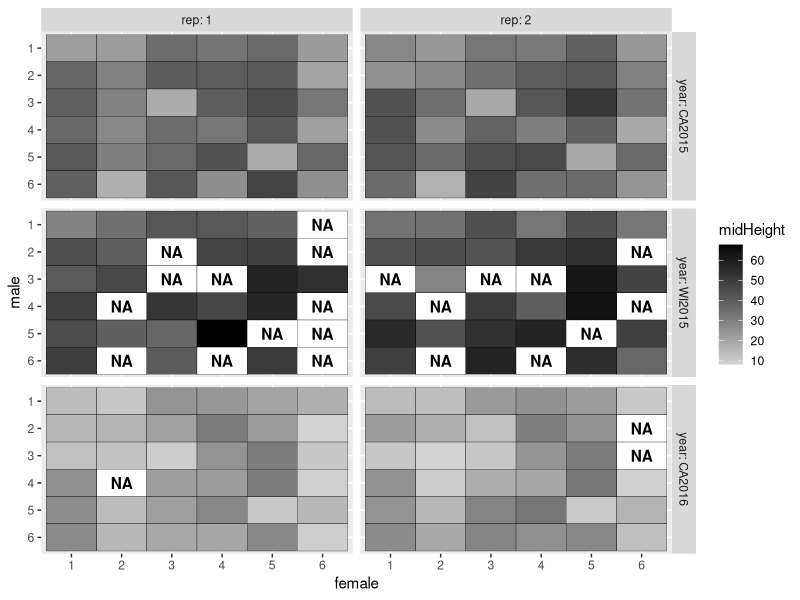
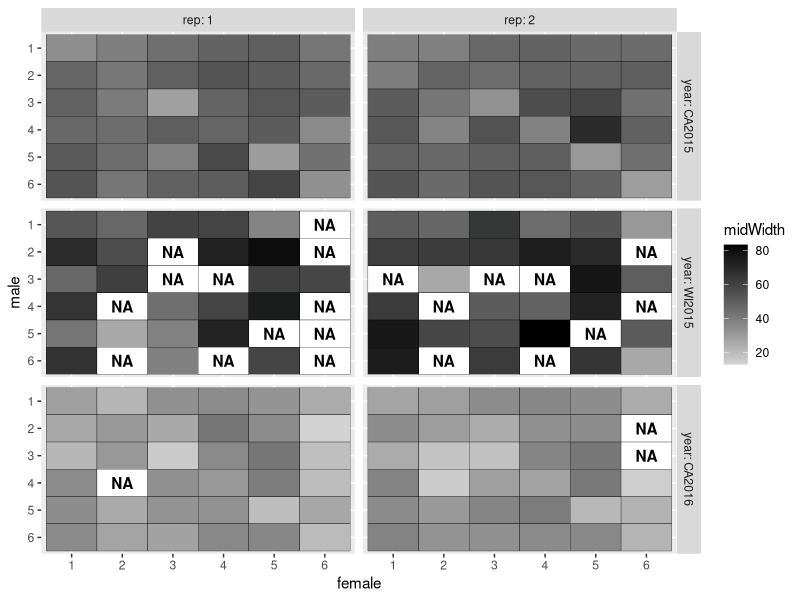
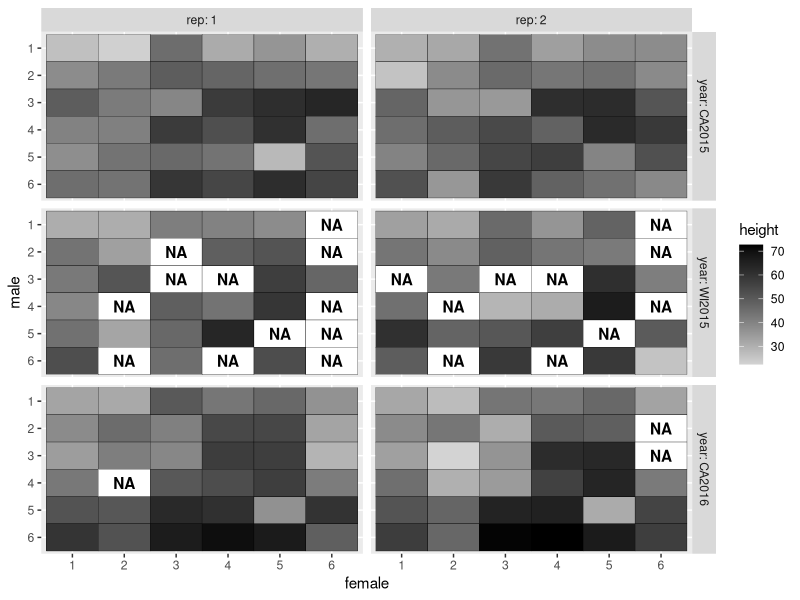
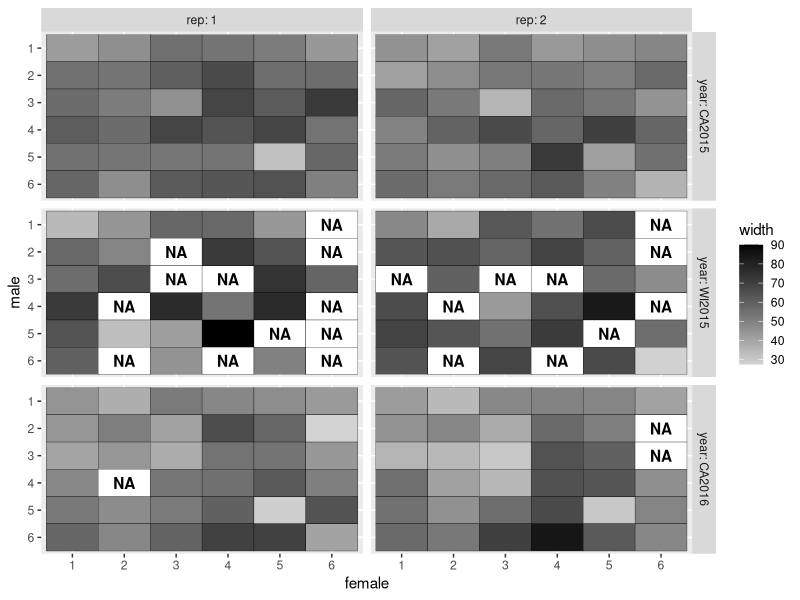
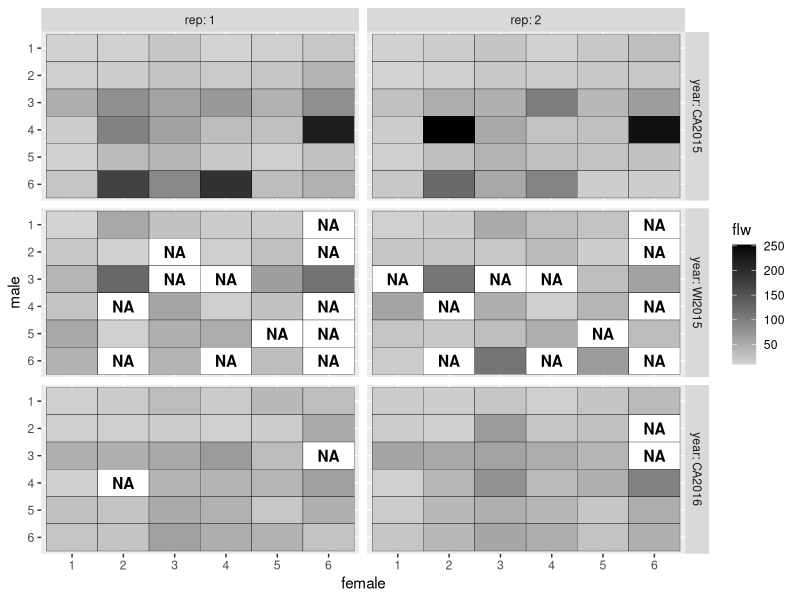
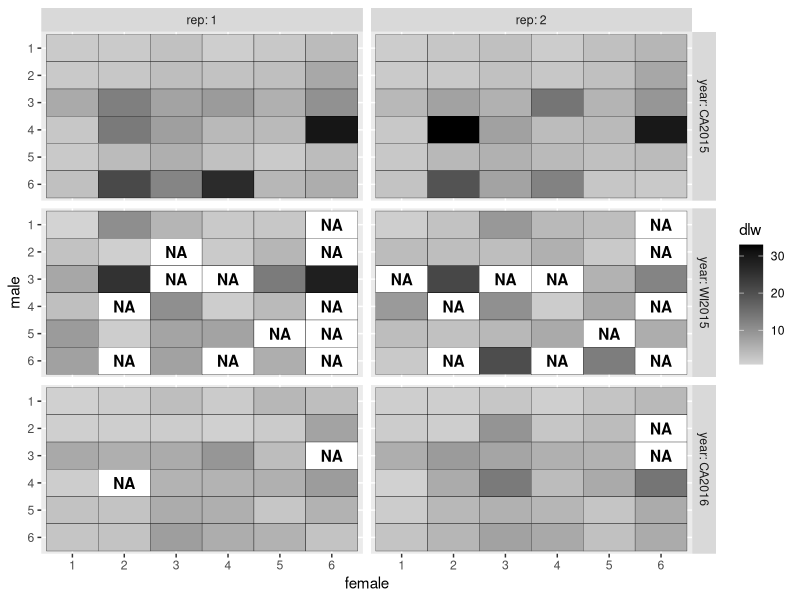
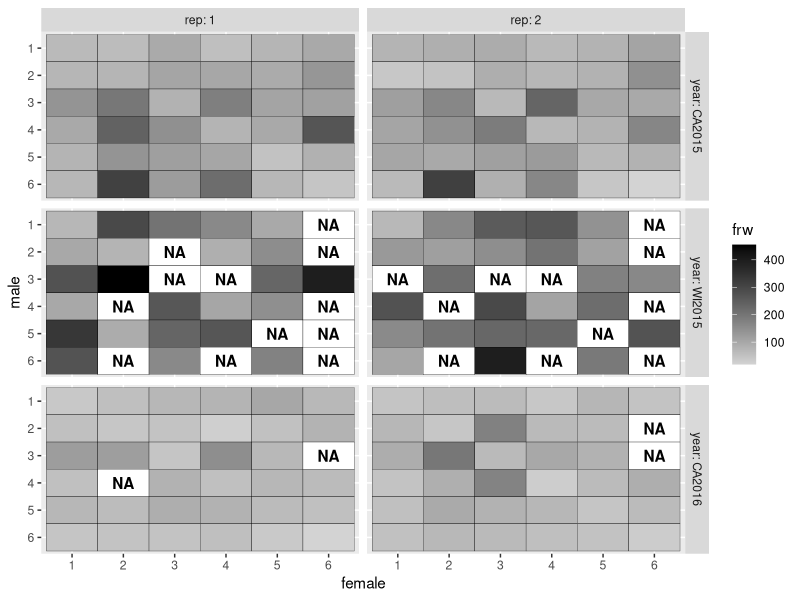
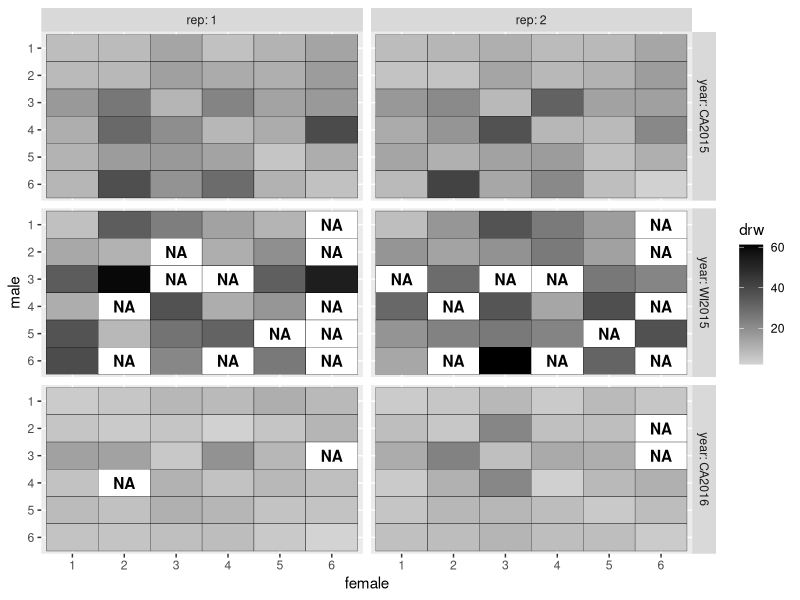

These figures' R source, in order:
# ------------------------------------------------------------------------------
#   Diallel heat maps (missing data visualization)
#   S. Turner 
#   06 July 2016
# ------------------------------------------------------------------------------

# Plots missing data by location, rep, and hybrid combination

library(ggplot2)
library(plyr)

setwd("~/GitHub/carrot-diallel/data")

# read in raw data
diallelRaw <- read.csv("diallelRawData.csv", header = TRUE)

str(diallelRaw)

# ------------------------------------------------------------------------------
# set, reorder, and rename factors 
# ------------------------------------------------------------------------------
diallelRaw$female <- ordered(diallelRaw$female, levels = c("1", "2", "3", "4", "5", "6"))
diallelRaw$male <- ordered(diallelRaw$male, levels = c("6", "5", "4", "3", "2", "1"))
diallelRaw$year <- as.factor(diallelRaw$year)
diallelRaw$year <- revalue(diallelRaw$year, c("1" = "CA2015", "2" = "WI2015", "3" = "CA2016"))
diallelRaw$rep <- as.factor(diallelRaw$rep)

# ------------------------------------------------------------------------------
# take natural log for biomass
# ------------------------------------------------------------------------------
diallelRaw$lnFLW <- log(diallelRaw$flw)
diallelRaw$lnDLW <- log(diallelRaw$dlw)
diallelRaw$lnFRW <- log(diallelRaw$frw)
diallelRaw$lnDRW <- log(diallelRaw$drw)

# shoot:root ratio
diallelRaw$ratio <- diallelRaw$lnDLW/diallelRaw$lnDRW

# ------------------------------------------------------------------------------
# function to draw heatmaps
# ------------------------------------------------------------------------------

plotNA <- function(df, xname) {
  p <- ggplot(df, aes(female, male)) + 
    geom_tile(aes_string(fill = xname), colour = "black") + 
    scale_fill_gradient(low = "light grey", high = "black", na.value = "white") + 
    geom_text(data = df[is.na(df[xname]),], aes(label = "NA", fontface = "bold")) + 
    facet_grid(year ~ rep, space = "free", scales = "free", labeller = label_both)
  print(p)
}

# ------------------------------------------------------------------------------
# heatmaps for all traits
# ------------------------------------------------------------------------------

# extract trait names
traits <- c("midHeight", "midWidth", "height", "width", "flw", 
            "dlw", "frw", "drw", "ratio")

pdf("~/GitHub/carrot-diallel/results/missing_data_heatmap.pdf")
for (i in traits) {
  plotNA(diallelRaw, i)
}
dev.off()

